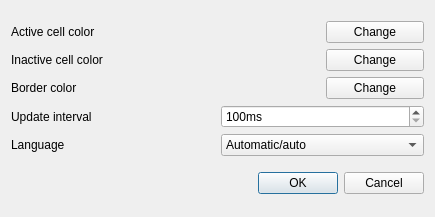
<?xml version="1.0" encoding="UTF-8"?>
<ui version="4.0">
 <class>SettingsDialog</class>
 <widget class="QDialog" name="SettingsDialog">
  <property name="windowModality">
   <enum>Qt::WindowModal</enum>
  </property>
  <property name="geometry">
   <rect>
    <x>0</x>
    <y>0</y>
    <width>435</width>
    <height>217</height>
   </rect>
  </property>
  <property name="sizePolicy">
   <sizepolicy hsizetype="Fixed" vsizetype="Fixed">
    <horstretch>0</horstretch>
    <verstretch>0</verstretch>
   </sizepolicy>
  </property>
  <property name="windowTitle">
   <string>Settings</string>
  </property>
  <property name="modal">
   <bool>true</bool>
  </property>
  <layout class="QGridLayout" name="gridLayout">
   <property name="sizeConstraint">
    <enum>QLayout::SetMinimumSize</enum>
   </property>
   <item row="0" column="0">
    <layout class="QVBoxLayout" name="verticalLayout">
     <item>
      <layout class="QHBoxLayout" name="horizontalLayout_2">
       <item>
        <widget class="QLabel" name="label_2">
         <property name="text">
          <string>Active cell color</string>
         </property>
        </widget>
       </item>
       <item>
        <layout class="QHBoxLayout" name="horizontalLayout_3">
         <item>
          <widget class="QLabel" name="activeColorLabel">
           <property name="autoFillBackground">
            <bool>true</bool>
           </property>
           <property name="text">
            <string/>
           </property>
          </widget>
         </item>
         <item>
          <widget class="QPushButton" name="activeColorButton">
           <property name="text">
            <string>Change</string>
           </property>
          </widget>
         </item>
        </layout>
       </item>
      </layout>
     </item>
     <item>
      <layout class="QHBoxLayout" name="horizontalLayout_4">
       <item>
        <widget class="QLabel" name="label_4">
         <property name="text">
          <string>Inactive cell color</string>
         </property>
        </widget>
       </item>
       <item>
        <layout class="QHBoxLayout" name="horizontalLayout_6">
         <item>
          <widget class="QLabel" name="inactiveColorLabel">
           <property name="autoFillBackground">
            <bool>true</bool>
           </property>
           <property name="text">
            <string/>
           </property>
          </widget>
         </item>
         <item>
          <widget class="QPushButton" name="inactiveColorButton">
           <property name="text">
            <string>Change</string>
           </property>
          </widget>
         </item>
        </layout>
       </item>
      </layout>
     </item>
     <item>
      <layout class="QHBoxLayout" name="horizontalLayout_7">
       <item>
        <widget class="QLabel" name="label_6">
         <property name="text">
          <string>Border color</string>
         </property>
        </widget>
       </item>
       <item>
        <layout class="QHBoxLayout" name="horizontalLayout_9">
         <item>
          <widget class="QLabel" name="borderColorLabel">
           <property name="autoFillBackground">
            <bool>true</bool>
           </property>
           <property name="text">
            <string/>
           </property>
          </widget>
         </item>
         <item>
          <widget class="QPushButton" name="borderColorButton">
           <property name="text">
            <string>Change</string>
           </property>
          </widget>
         </item>
        </layout>
       </item>
      </layout>
     </item>
     <item>
      <layout class="QHBoxLayout" name="horizontalLayout">
       <item>
        <widget class="QLabel" name="label">
         <property name="text">
          <string>Update interval</string>
         </property>
        </widget>
       </item>
       <item>
        <widget class="QSpinBox" name="intervalBox">
         <property name="suffix">
          <string>ms</string>
         </property>
         <property name="minimum">
          <number>100</number>
         </property>
         <property name="maximum">
          <number>10000</number>
         </property>
         <property name="value">
          <number>100</number>
         </property>
        </widget>
       </item>
      </layout>
     </item>
     <item>
      <layout class="QHBoxLayout" name="horizontalLayout_8">
       <item>
        <widget class="QLabel" name="label_3">
         <property name="text">
          <string>Language</string>
         </property>
        </widget>
       </item>
       <item>
        <widget class="QComboBox" name="languageBox">
         <item>
          <property name="text">
           <string>Automatic/auto</string>
          </property>
         </item>
         <item>
          <property name="text">
           <string>English/en_US</string>
          </property>
         </item>
         <item>
          <property name="text">
           <string>Japanese (日本語)/ja_JP</string>
          </property>
         </item>
         <item>
          <property name="text">
           <string>Polish (polski)/pl_PL</string>
          </property>
         </item>
        </widget>
       </item>
      </layout>
     </item>
    </layout>
   </item>
   <item row="1" column="0">
    <widget class="QDialogButtonBox" name="buttonBox">
     <property name="orientation">
      <enum>Qt::Horizontal</enum>
     </property>
     <property name="standardButtons">
      <set>QDialogButtonBox::Cancel|QDialogButtonBox::Ok</set>
     </property>
    </widget>
   </item>
  </layout>
 </widget>
 <resources/>
 <connections>
  <connection>
   <sender>buttonBox</sender>
   <signal>accepted()</signal>
   <receiver>SettingsDialog</receiver>
   <slot>accept()</slot>
   <hints>
    <hint type="sourcelabel">
     <x>248</x>
     <y>274</y>
    </hint>
    <hint type="destinationlabel">
     <x>157</x>
     <y>274</y>
    </hint>
   </hints>
  </connection>
  <connection>
   <sender>buttonBox</sender>
   <signal>rejected()</signal>
   <receiver>SettingsDialog</receiver>
   <slot>reject()</slot>
   <hints>
    <hint type="sourcelabel">
     <x>316</x>
     <y>260</y>
    </hint>
    <hint type="destinationlabel">
     <x>286</x>
     <y>274</y>
    </hint>
   </hints>
  </connection>
 </connections>
</ui>
